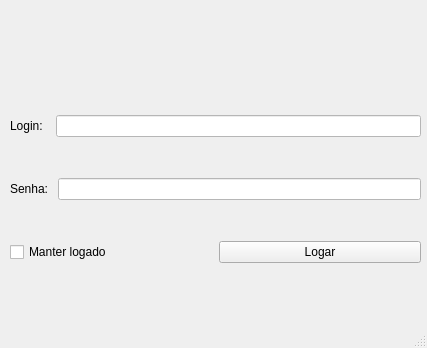
<?xml version="1.0" encoding="UTF-8"?>
<ui version="4.0">
 <class>LoginSenha</class>
 <widget class="QMainWindow" name="LoginSenha">
  <property name="geometry">
   <rect>
    <x>0</x>
    <y>0</y>
    <width>427</width>
    <height>348</height>
   </rect>
  </property>
  <property name="windowTitle">
   <string>LoginSenha</string>
  </property>
  <widget class="QWidget" name="centralwidget">
   <widget class="QLabel" name="label_4">
    <property name="geometry">
     <rect>
      <x>120</x>
      <y>10</y>
      <width>192</width>
      <height>58</height>
     </rect>
    </property>
    <property name="text">
     <string/>
    </property>
    <property name="pixmap">
     <pixmap resource="assets/assets.qrc">:/img/logo-terminalroot.png</pixmap>
    </property>
   </widget>
   <widget class="QWidget" name="">
    <property name="geometry">
     <rect>
      <x>10</x>
      <y>80</y>
      <width>411</width>
      <height>221</height>
     </rect>
    </property>
    <layout class="QVBoxLayout" name="verticalLayout">
     <item>
      <layout class="QHBoxLayout" name="horizontalLayout">
       <item>
        <widget class="QLabel" name="label">
         <property name="text">
          <string>Login:  </string>
         </property>
        </widget>
       </item>
       <item>
        <widget class="QLineEdit" name="field_login">
         <property name="styleSheet">
          <string notr="true">background:#fff;</string>
         </property>
        </widget>
       </item>
      </layout>
     </item>
     <item>
      <layout class="QHBoxLayout" name="horizontalLayout_2">
       <item>
        <widget class="QLabel" name="label_2">
         <property name="text">
          <string>Senha: </string>
         </property>
        </widget>
       </item>
       <item>
        <widget class="QLineEdit" name="field_pass">
         <property name="styleSheet">
          <string notr="true">background:#fff;
</string>
         </property>
         <property name="echoMode">
          <enum>QLineEdit::Password</enum>
         </property>
        </widget>
       </item>
      </layout>
     </item>
     <item>
      <layout class="QHBoxLayout" name="horizontalLayout_3">
       <item>
        <widget class="QCheckBox" name="chk">
         <property name="text">
          <string>Manter logado</string>
         </property>
        </widget>
       </item>
       <item>
        <widget class="QPushButton" name="btn_session">
         <property name="text">
          <string>Logar</string>
         </property>
        </widget>
       </item>
      </layout>
     </item>
    </layout>
   </widget>
  </widget>
  <widget class="QMenuBar" name="menubar">
   <property name="geometry">
    <rect>
     <x>0</x>
     <y>0</y>
     <width>427</width>
     <height>22</height>
    </rect>
   </property>
  </widget>
  <widget class="QStatusBar" name="statusbar"/>
 </widget>
 <resources>
  <include location="assets/assets.qrc"/>
 </resources>
 <connections/>
</ui>
